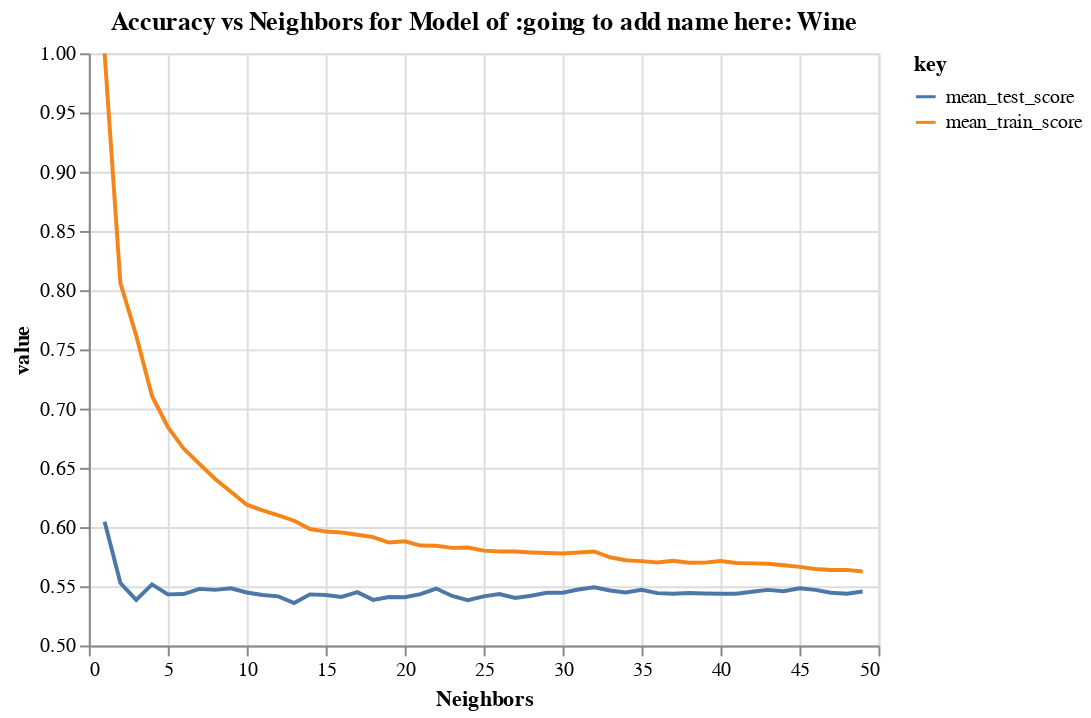

The notebook cell this image was saved under:
### Code cell
plots[1]

### Figure 1 — Vega-Lite specification as saved in the notebook (floating-point values rounded to 4 significant figures)
{"config": {"view": {"continuousWidth": 400, "continuousHeight": 300}}, "data": {"name": "data-f181c9c6eb65962f9d4b360453f9c208"}, "mark": "line", "encoding": {"color": {"field": "key", "type": "nominal"}, "x": {"field": "param_n_neighbors", "scale": {"zero": false}, "title": "Neighbors", "type": "quantitative"}, "y": {"field": "value", "scale": {"zero": false}, "type": "quantitative"}}, "title": "Accuracy vs Neighbors for Model of :going to add name here: Wine", "transform": [{"fold": ["mean_test_score", "mean_train_score"]}], "$schema": "https://vega.github.io/schema/vega-lite/v4.17.0.json", "datasets": {"data-f181c9c6eb65962f9d4b360453f9c208": [{"mean_fit_time": 0.004054, "std_fit_time": 0.0004113, "mean_score_time": 0.05668, "std_score_time": 0.003209, "param_n_neighbors": 1, "params": {"n_neighbors": 1}, "split0_test_score": 0.6095, "split1_test_score": 0.5946, "split2_test_score": 0.6068, "split3_test_score": 0.6104, "split4_test_score": 0.6008, "mean_test_score": 0.6044, "std_test_score": 0.005953, "rank_test_score": 1, "split0_train_score": 1.0, "split1_train_score": 1.0, "split2_train_score": 1.0, "split3_train_score": 1.0, "split4_train_score": 1.0, "mean_train_score": 1.0, "std_train_score": 0.0}, {"mean_fit_time": 0.003944, "std_fit_time": 0.0004211, "mean_score_time": 0.06995, "std_score_time": 0.01302, "param_n_neighbors": 2, "params": {"n_neighbors": 2}, "split0_test_score": 0.5456, "split1_test_score": 0.5633, "split2_test_score": 0.5442, "split3_test_score": 0.5599, "split4_test_score": 0.5504, "mean_test_score": 0.5527, "std_test_score": 0.007643, "rank_test_score": 2, "split0_train_score": 0.8019, "split1_train_score": 0.8128, "split2_train_score": 0.8074, "split3_train_score": 0.802, "split4_train_score": 0.8061, "mean_train_score": 0.806, "std_train_score": 0.004025}, {"mean_fit_time": 0.003893, "std_fit_time": 0.0002518, "mean_score_time": 0.07516, "std_score_time": 0.01558, "param_n_neighbors": 3, "params": {"n_neighbors": 3}, "split0_test_score": 0.5293, "split1_test_score": 0.5279, "split2_test_score": 0.5347, "split3_test_score": 0.5668, "split4_test_score": 0.5341, "mean_test_score": 0.5385, "std_test_score": 0.01436, "rank_test_score": 46, "split0_train_score": 0.7573, "split1_train_score": 0.7658, "split2_train_score": 0.7641, "split3_train_score": 0.7571, "split4_train_score": 0.7645, "mean_train_score": 0.7618, "std_train_score": 0.003787}, {"mean_fit_time": 0.004233, "std_fit_time": 0.0003451, "mean_score_time": 0.07785, "std_score_time": 0.005812, "param_n_neighbors": 4, "params": {"n_neighbors": 4}, "split0_test_score": 0.5537, "split1_test_score": 0.551, "split2_test_score": 0.5565, "split3_test_score": 0.5545, "split4_test_score": 0.5422, "mean_test_score": 0.5516, "std_test_score": 0.004993, "rank_test_score": 3, "split0_train_score": 0.6981, "split1_train_score": 0.7199, "split2_train_score": 0.7124, "split3_train_score": 0.707, "split4_train_score": 0.7159, "mean_train_score": 0.7107, "std_train_score": 0.007567}, {"mean_fit_time": 0.003869, "std_fit_time": 0.0001627, "mean_score_time": 0.0739, "std_score_time": 0.00346, "param_n_neighbors": 5, "params": {"n_neighbors": 5}, "split0_test_score": 0.5469, "split1_test_score": 0.5197, "split2_test_score": 0.5551, "split3_test_score": 0.5518, "split4_test_score": 0.5422, "mean_test_score": 0.5432, "std_test_score": 0.0125, "rank_test_score": 35, "split0_train_score": 0.6797, "split1_train_score": 0.6896, "split2_train_score": 0.6862, "split3_train_score": 0.6795, "split4_train_score": 0.688, "mean_train_score": 0.6846, "std_train_score": 0.004216}, {"mean_fit_time": 0.003967, "std_fit_time": 0.0002849, "mean_score_time": 0.08319, "std_score_time": 0.01861, "param_n_neighbors": 6, "params": {"n_neighbors": 6}, "split0_test_score": 0.5469, "split1_test_score": 0.5224, "split2_test_score": 0.5605, "split3_test_score": 0.5599, "split4_test_score": 0.5272, "mean_test_score": 0.5434, "std_test_score": 0.016, "rank_test_score": 31, "split0_train_score": 0.6709, "split1_train_score": 0.6634, "split2_train_score": 0.6661, "split3_train_score": 0.6635, "split4_train_score": 0.6676, "mean_train_score": 0.6663, "std_train_score": 0.00279}, {"mean_fit_time": 0.00497, "std_fit_time": 0.002078, "mean_score_time": 0.1009, "std_score_time": 0.039, "param_n_neighbors": 7, "params": {"n_neighbors": 7}, "split0_test_score": 0.5551, "split1_test_score": 0.5238, "split2_test_score": 0.5537, "split3_test_score": 0.5749, "split4_test_score": 0.5313, "mean_test_score": 0.5478, "std_test_score": 0.01828, "rank_test_score": 8, "split0_train_score": 0.6607, "split1_train_score": 0.6501, "split2_train_score": 0.6562, "split3_train_score": 0.6523, "split4_train_score": 0.6475, "mean_train_score": 0.6533, "std_train_score": 0.004639}, {"mean_fit_time": 0.00405, "std_fit_time": 0.0003337, "mean_score_time": 0.07789, "std_score_time": 0.004853, "param_n_neighbors": 8, "params": {"n_neighbors": 8}, "split0_test_score": 0.5537, "split1_test_score": 0.5347, "split2_test_score": 0.5592, "split3_test_score": 0.5463, "split4_test_score": 0.5409, "mean_test_score": 0.547, "std_test_score": 0.008756, "rank_test_score": 12, "split0_train_score": 0.6368, "split1_train_score": 0.6382, "split2_train_score": 0.6481, "split3_train_score": 0.6417, "split4_train_score": 0.6383, "mean_train_score": 0.6406, "std_train_score": 0.004054}, {"mean_fit_time": 0.005664, "std_fit_time": 0.002948, "mean_score_time": 0.1101, "std_score_time": 0.05684, "param_n_neighbors": 9, "params": {"n_neighbors": 9}, "split0_test_score": 0.5374, "split1_test_score": 0.5279, "split2_test_score": 0.5592, "split3_test_score": 0.5668, "split4_test_score": 0.5504, "mean_test_score": 0.5483, "std_test_score": 0.01413, "rank_test_score": 5, "split0_train_score": 0.6382, "split1_train_score": 0.6266, "split2_train_score": 0.6276, "split3_train_score": 0.6237, "split4_train_score": 0.6332, "mean_train_score": 0.6299, "std_train_score": 0.005181}, {"mean_fit_time": 0.003988, "std_fit_time": 0.0002475, "mean_score_time": 0.07791, "std_score_time": 0.003434, "param_n_neighbors": 10, "params": {"n_neighbors": 10}, "split0_test_score": 0.5429, "split1_test_score": 0.5347, "split2_test_score": 0.5429, "split3_test_score": 0.5477, "split4_test_score": 0.5559, "mean_test_score": 0.5448, "std_test_score": 0.006932, "rank_test_score": 19, "split0_train_score": 0.6222, "split1_train_score": 0.6208, "split2_train_score": 0.6133, "split3_train_score": 0.6169, "split4_train_score": 0.6213, "mean_train_score": 0.6189, "std_train_score": 0.003326}, {"mean_fit_time": 0.003805, "std_fit_time": 5.567e-05, "mean_score_time": 0.08069, "std_score_time": 0.01045, "param_n_neighbors": 11, "params": {"n_neighbors": 11}, "split0_test_score": 0.5401, "split1_test_score": 0.5252, "split2_test_score": 0.5578, "split3_test_score": 0.5368, "split4_test_score": 0.5531, "mean_test_score": 0.5426, "std_test_score": 0.01172, "rank_test_score": 37, "split0_train_score": 0.6147, "split1_train_score": 0.6133, "split2_train_score": 0.6161, "split3_train_score": 0.6114, "split4_train_score": 0.6145, "mean_train_score": 0.614, "std_train_score": 0.001551}, {"mean_fit_time": 0.004219, "std_fit_time": 0.00027, "mean_score_time": 0.08724, "std_score_time": 0.01157, "param_n_neighbors": 12, "params": {"n_neighbors": 12}, "split0_test_score": 0.5565, "split1_test_score": 0.5252, "split2_test_score": 0.5551, "split3_test_score": 0.5259, "split4_test_score": 0.545, "mean_test_score": 0.5415, "std_test_score": 0.01365, "rank_test_score": 41, "split0_train_score": 0.6076, "split1_train_score": 0.6076, "split2_train_score": 0.6167, "split3_train_score": 0.6114, "split4_train_score": 0.6063, "mean_train_score": 0.6099, "std_train_score": 0.00382}, {"mean_fit_time": 0.005818, "std_fit_time": 0.002967, "mean_score_time": 0.1138, "std_score_time": 0.06711, "param_n_neighbors": 13, "params": {"n_neighbors": 13}, "split0_test_score": 0.532, "split1_test_score": 0.5224, "split2_test_score": 0.5483, "split3_test_score": 0.5381, "split4_test_score": 0.5381, "mean_test_score": 0.5358, "std_test_score": 0.008487, "rank_test_score": 49, "split0_train_score": 0.6001, "split1_train_score": 0.6082, "split2_train_score": 0.6093, "split3_train_score": 0.6111, "split4_train_score": 0.5982, "mean_train_score": 0.6054, "std_train_score": 0.005218}, {"mean_fit_time": 0.004102, "std_fit_time": 0.000325, "mean_score_time": 0.07927, "std_score_time": 0.002362, "param_n_neighbors": 14, "params": {"n_neighbors": 14}, "split0_test_score": 0.5347, "split1_test_score": 0.5265, "split2_test_score": 0.5524, "split3_test_score": 0.5518, "split4_test_score": 0.5504, "mean_test_score": 0.5432, "std_test_score": 0.01058, "rank_test_score": 34, "split0_train_score": 0.6018, "split1_train_score": 0.599, "split2_train_score": 0.5973, "split3_train_score": 0.6009, "split4_train_score": 0.5927, "mean_train_score": 0.5984, "std_train_score": 0.003204}, {"mean_fit_time": 0.003894, "std_fit_time": 0.0001899, "mean_score_time": 0.07811, "std_score_time": 0.003121, "param_n_neighbors": 15, "params": {"n_neighbors": 15}, "split0_test_score": 0.5429, "split1_test_score": 0.5156, "split2_test_score": 0.5605, "split3_test_score": 0.549, "split4_test_score": 0.545, "mean_test_score": 0.5426, "std_test_score": 0.0148, "rank_test_score": 36, "split0_train_score": 0.5936, "split1_train_score": 0.6014, "split2_train_score": 0.5939, "split3_train_score": 0.5995, "split4_train_score": 0.5924, "mean_train_score": 0.5962, "std_train_score": 0.003601}, {"mean_fit_time": 0.003721, "std_fit_time": 7.871e-05, "mean_score_time": 0.07903, "std_score_time": 0.001064, "param_n_neighbors": 16, "params": {"n_neighbors": 16}, "split0_test_score": 0.5306, "split1_test_score": 0.5156, "split2_test_score": 0.566, "split3_test_score": 0.5463, "split4_test_score": 0.5463, "mean_test_score": 0.541, "std_test_score": 0.01692, "rank_test_score": 42, "split0_train_score": 0.5912, "split1_train_score": 0.6025, "split2_train_score": 0.5926, "split3_train_score": 0.5961, "split4_train_score": 0.5944, "mean_train_score": 0.5954, "std_train_score": 0.003915}, {"mean_fit_time": 0.003981, "std_fit_time": 0.0003311, "mean_score_time": 0.07955, "std_score_time": 0.00225, "param_n_neighbors": 17, "params": {"n_neighbors": 17}, "split0_test_score": 0.5306, "split1_test_score": 0.5197, "split2_test_score": 0.5714, "split3_test_score": 0.5572, "split4_test_score": 0.5463, "mean_test_score": 0.5451, "std_test_score": 0.01841, "rank_test_score": 18, "split0_train_score": 0.5899, "split1_train_score": 0.5994, "split2_train_score": 0.599, "split3_train_score": 0.5846, "split4_train_score": 0.5948, "mean_train_score": 0.5935, "std_train_score": 0.005663}, {"mean_fit_time": 0.003764, "std_fit_time": 9.817e-05, "mean_score_time": 0.07924, "std_score_time": 0.001695, "param_n_neighbors": 18, "params": {"n_neighbors": 18}, "split0_test_score": 0.5252, "split1_test_score": 0.5224, "split2_test_score": 0.5592, "split3_test_score": 0.5463, "split4_test_score": 0.5395, "mean_test_score": 0.5385, "std_test_score": 0.0136, "rank_test_score": 47, "split0_train_score": 0.5895, "split1_train_score": 0.6007, "split2_train_score": 0.5956, "split3_train_score": 0.5839, "split4_train_score": 0.588, "mean_train_score": 0.5915, "std_train_score": 0.005956}, {"mean_fit_time": 0.003994, "std_fit_time": 0.0003216, "mean_score_time": 0.08231, "std_score_time": 0.00468, "param_n_neighbors": 19, "params": {"n_neighbors": 19}, "split0_test_score": 0.5265, "split1_test_score": 0.5347, "split2_test_score": 0.5633, "split3_test_score": 0.545, "split4_test_score": 0.5354, "mean_test_score": 0.541, "std_test_score": 0.01258, "rank_test_score": 43, "split0_train_score": 0.5858, "split1_train_score": 0.5963, "split2_train_score": 0.5936, "split3_train_score": 0.5812, "split4_train_score": 0.5777, "mean_train_score": 0.5869, "std_train_score": 0.007097}, {"mean_fit_time": 0.003844, "std_fit_time": 0.0001424, "mean_score_time": 0.08239, "std_score_time": 0.004668, "param_n_neighbors": 20, "params": {"n_neighbors": 20}, "split0_test_score": 0.5197, "split1_test_score": 0.5347, "split2_test_score": 0.5592, "split3_test_score": 0.5599, "split4_test_score": 0.53, "mean_test_score": 0.5407, "std_test_score": 0.01614, "rank_test_score": 44, "split0_train_score": 0.5882, "split1_train_score": 0.5953, "split2_train_score": 0.5919, "split3_train_score": 0.5825, "split4_train_score": 0.5818, "mean_train_score": 0.5879, "std_train_score": 0.005229}, {"mean_fit_time": 0.003813, "std_fit_time": 0.0001085, "mean_score_time": 0.08047, "std_score_time": 0.002593, "param_n_neighbors": 21, "params": {"n_neighbors": 21}, "split0_test_score": 0.532, "split1_test_score": 0.5388, "split2_test_score": 0.5633, "split3_test_score": 0.5559, "split4_test_score": 0.5272, "mean_test_score": 0.5434, "std_test_score": 0.01388, "rank_test_score": 32, "split0_train_score": 0.5844, "split1_train_score": 0.595, "split2_train_score": 0.5865, "split3_train_score": 0.5798, "split4_train_score": 0.5764, "mean_train_score": 0.5844, "std_train_score": 0.006344}, {"mean_fit_time": 0.004306, "std_fit_time": 0.0002741, "mean_score_time": 0.1313, "std_score_time": 0.08682, "param_n_neighbors": 22, "params": {"n_neighbors": 22}, "split0_test_score": 0.5469, "split1_test_score": 0.5456, "split2_test_score": 0.5646, "split3_test_score": 0.564, "split4_test_score": 0.5191, "mean_test_score": 0.548, "std_test_score": 0.0166, "rank_test_score": 7, "split0_train_score": 0.5803, "split1_train_score": 0.5922, "split2_train_score": 0.5851, "split3_train_score": 0.5805, "split4_train_score": 0.5832, "mean_train_score": 0.5843, "std_train_score": 0.004367}, {"mean_fit_time": 0.003709, "std_fit_time": 0.0001036, "mean_score_time": 0.08141, "std_score_time": 0.002169, "param_n_neighbors": 23, "params": {"n_neighbors": 23}, "split0_test_score": 0.5388, "split1_test_score": 0.5333, "split2_test_score": 0.5619, "split3_test_score": 0.5559, "split4_test_score": 0.5191, "mean_test_score": 0.5418, "std_test_score": 0.01549, "rank_test_score": 39, "split0_train_score": 0.581, "split1_train_score": 0.5912, "split2_train_score": 0.5807, "split3_train_score": 0.5784, "split4_train_score": 0.5808, "mean_train_score": 0.5824, "std_train_score": 0.004495}, {"mean_fit_time": 0.004197, "std_fit_time": 0.0003098, "mean_score_time": 0.09303, "std_score_time": 0.01785, "param_n_neighbors": 24, "params": {"n_neighbors": 24}, "split0_test_score": 0.5361, "split1_test_score": 0.5361, "split2_test_score": 0.5592, "split3_test_score": 0.5463, "split4_test_score": 0.5136, "mean_test_score": 0.5382, "std_test_score": 0.01496, "rank_test_score": 48, "split0_train_score": 0.5776, "split1_train_score": 0.5909, "split2_train_score": 0.582, "split3_train_score": 0.5777, "split4_train_score": 0.5856, "mean_train_score": 0.5828, "std_train_score": 0.005021}, {"mean_fit_time": 0.006188, "std_fit_time": 0.003165, "mean_score_time": 0.1359, "std_score_time": 0.06993, "param_n_neighbors": 25, "params": {"n_neighbors": 25}, "split0_test_score": 0.5388, "split1_test_score": 0.5401, "split2_test_score": 0.5565, "split3_test_score": 0.5531, "split4_test_score": 0.5191, "mean_test_score": 0.5415, "std_test_score": 0.0132, "rank_test_score": 40, "split0_train_score": 0.5756, "split1_train_score": 0.5878, "split2_train_score": 0.5773, "split3_train_score": 0.5788, "split4_train_score": 0.5812, "mean_train_score": 0.5801, "std_train_score": 0.004267}, {"mean_fit_time": 0.004164, "std_fit_time": 0.0003095, "mean_score_time": 0.09527, "std_score_time": 0.01937, "param_n_neighbors": 26, "params": {"n_neighbors": 26}, "split0_test_score": 0.5388, "split1_test_score": 0.5374, "split2_test_score": 0.566, "split3_test_score": 0.5463, "split4_test_score": 0.5286, "mean_test_score": 0.5434, "std_test_score": 0.01261, "rank_test_score": 33, "split0_train_score": 0.5715, "split1_train_score": 0.5827, "split2_train_score": 0.5803, "split3_train_score": 0.5777, "split4_train_score": 0.5846, "mean_train_score": 0.5794, "std_train_score": 0.004557}, {"mean_fit_time": 0.004067, "std_fit_time": 0.0002945, "mean_score_time": 0.08323, "std_score_time": 0.002961, "param_n_neighbors": 27, "params": {"n_neighbors": 27}, "split0_test_score": 0.5388, "split1_test_score": 0.532, "split2_test_score": 0.551, "split3_test_score": 0.545, "split4_test_score": 0.5341, "mean_test_score": 0.5402, "std_test_score": 0.00703, "rank_test_score": 45, "split0_train_score": 0.5786, "split1_train_score": 0.5837, "split2_train_score": 0.5766, "split3_train_score": 0.5743, "split4_train_score": 0.5832, "mean_train_score": 0.5793, "std_train_score": 0.003665}, {"mean_fit_time": 0.004017, "std_fit_time": 0.0001524, "mean_score_time": 0.08349, "std_score_time": 0.002209, "param_n_neighbors": 28, "params": {"n_neighbors": 28}, "split0_test_score": 0.5347, "split1_test_score": 0.5361, "split2_test_score": 0.5605, "split3_test_score": 0.549, "split4_test_score": 0.53, "mean_test_score": 0.5421, "std_test_score": 0.0112, "rank_test_score": 38, "split0_train_score": 0.5776, "split1_train_score": 0.5848, "split2_train_score": 0.5718, "split3_train_score": 0.5757, "split4_train_score": 0.5829, "mean_train_score": 0.5785, "std_train_score": 0.004717}, {"mean_fit_time": 0.003788, "std_fit_time": 0.0001086, "mean_score_time": 0.08334, "std_score_time": 0.001992, "param_n_neighbors": 29, "params": {"n_neighbors": 29}, "split0_test_score": 0.5374, "split1_test_score": 0.5429, "split2_test_score": 0.5619, "split3_test_score": 0.5436, "split4_test_score": 0.5368, "mean_test_score": 0.5445, "std_test_score": 0.009123, "rank_test_score": 22, "split0_train_score": 0.5783, "split1_train_score": 0.579, "split2_train_score": 0.5711, "split3_train_score": 0.5774, "split4_train_score": 0.5846, "mean_train_score": 0.5781, "std_train_score": 0.004275}, {"mean_fit_time": 0.005005, "std_fit_time": 0.002199, "mean_score_time": 0.1106, "std_score_time": 0.04979, "param_n_neighbors": 30, "params": {"n_neighbors": 30}, "split0_test_score": 0.532, "split1_test_score": 0.5442, "split2_test_score": 0.5673, "split3_test_score": 0.545, "split4_test_score": 0.5341, "mean_test_score": 0.5445, "std_test_score": 0.01256, "rank_test_score": 23, "split0_train_score": 0.5793, "split1_train_score": 0.5759, "split2_train_score": 0.5742, "split3_train_score": 0.5771, "split4_train_score": 0.5822, "mean_train_score": 0.5777, "std_train_score": 0.002773}, {"mean_fit_time": 0.004014, "std_fit_time": 0.0003935, "mean_score_time": 0.09099, "std_score_time": 0.01362, "param_n_neighbors": 31, "params": {"n_neighbors": 31}, "split0_test_score": 0.5429, "split1_test_score": 0.5497, "split2_test_score": 0.5646, "split3_test_score": 0.5463, "split4_test_score": 0.5327, "mean_test_score": 0.5472, "std_test_score": 0.01039, "rank_test_score": 9, "split0_train_score": 0.5786, "split1_train_score": 0.5773, "split2_train_score": 0.5776, "split3_train_score": 0.5791, "split4_train_score": 0.5798, "mean_train_score": 0.5785, "std_train_score": 0.0009357}, {"mean_fit_time": 0.00377, "std_fit_time": 0.0001189, "mean_score_time": 0.08475, "std_score_time": 0.003052, "param_n_neighbors": 32, "params": {"n_neighbors": 32}, "split0_test_score": 0.5429, "split1_test_score": 0.5497, "split2_test_score": 0.5673, "split3_test_score": 0.5599, "split4_test_score": 0.5259, "mean_test_score": 0.5491, "std_test_score": 0.01434, "rank_test_score": 4, "split0_train_score": 0.5776, "split1_train_score": 0.5786, "split2_train_score": 0.5793, "split3_train_score": 0.5784, "split4_train_score": 0.5832, "mean_train_score": 0.5794, "std_train_score": 0.001957}, {"mean_fit_time": 0.003939, "std_fit_time": 0.0003204, "mean_score_time": 0.09543, "std_score_time": 0.01732, "param_n_neighbors": 33, "params": {"n_neighbors": 33}, "split0_test_score": 0.5374, "split1_test_score": 0.551, "split2_test_score": 0.5592, "split3_test_score": 0.5504, "split4_test_score": 0.5341, "mean_test_score": 0.5464, "std_test_score": 0.009315, "rank_test_score": 14, "split0_train_score": 0.5711, "split1_train_score": 0.5722, "split2_train_score": 0.5796, "split3_train_score": 0.576, "split4_train_score": 0.5733, "mean_train_score": 0.5745, "std_train_score": 0.003067}, {"mean_fit_time": 0.003807, "std_fit_time": 9.383e-05, "mean_score_time": 0.08485, "std_score_time": 0.001957, "param_n_neighbors": 34, "params": {"n_neighbors": 34}, "split0_test_score": 0.5361, "split1_test_score": 0.5442, "split2_test_score": 0.5578, "split3_test_score": 0.5518, "split4_test_score": 0.5341, "mean_test_score": 0.5448, "std_test_score": 0.009059, "rank_test_score": 20, "split0_train_score": 0.5722, "split1_train_score": 0.5688, "split2_train_score": 0.5735, "split3_train_score": 0.5747, "split4_train_score": 0.5709, "mean_train_score": 0.572, "std_train_score": 0.002059}, {"mean_fit_time": 0.004176, "std_fit_time": 0.000204, "mean_score_time": 0.0884, "std_score_time": 0.002897, "param_n_neighbors": 35, "params": {"n_neighbors": 35}, "split0_test_score": 0.5415, "split1_test_score": 0.5456, "split2_test_score": 0.5619, "split3_test_score": 0.5545, "split4_test_score": 0.5313, "mean_test_score": 0.547, "std_test_score": 0.01055, "rank_test_score": 13, "split0_train_score": 0.5722, "split1_train_score": 0.5657, "split2_train_score": 0.5739, "split3_train_score": 0.5713, "split4_train_score": 0.5733, "mean_train_score": 0.5713, "std_train_score": 0.002927}, {"mean_fit_time": 0.003957, "std_fit_time": 0.000186, "mean_score_time": 0.08645, "std_score_time": 0.00396, "param_n_neighbors": 36, "params": {"n_neighbors": 36}, "split0_test_score": 0.5442, "split1_test_score": 0.532, "split2_test_score": 0.5619, "split3_test_score": 0.5559, "split4_test_score": 0.5272, "mean_test_score": 0.5442, "std_test_score": 0.01331, "rank_test_score": 25, "split0_train_score": 0.5698, "split1_train_score": 0.5688, "split2_train_score": 0.5698, "split3_train_score": 0.5696, "split4_train_score": 0.5723, "mean_train_score": 0.57, "std_train_score": 0.001194}, {"mean_fit_time": 0.003753, "std_fit_time": 0.0001801, "mean_score_time": 0.0853, "std_score_time": 0.005826, "param_n_neighbors": 37, "params": {"n_neighbors": 37}, "split0_test_score": 0.5374, "split1_test_score": 0.5347, "split2_test_score": 0.5524, "split3_test_score": 0.564, "split4_test_score": 0.53, "mean_test_score": 0.5437, "std_test_score": 0.01263, "rank_test_score": 27, "split0_train_score": 0.5701, "split1_train_score": 0.565, "split2_train_score": 0.5759, "split3_train_score": 0.5743, "split4_train_score": 0.5726, "mean_train_score": 0.5716, "std_train_score": 0.003815}, {"mean_fit_time": 0.004942, "std_fit_time": 0.002121, "mean_score_time": 0.1099, "std_score_time": 0.03863, "param_n_neighbors": 38, "params": {"n_neighbors": 38}, "split0_test_score": 0.5415, "split1_test_score": 0.5306, "split2_test_score": 0.5578, "split3_test_score": 0.5627, "split4_test_score": 0.5286, "mean_test_score": 0.5442, "std_test_score": 0.01387, "rank_test_score": 24, "split0_train_score": 0.5705, "split1_train_score": 0.5677, "split2_train_score": 0.5711, "split3_train_score": 0.5669, "split4_train_score": 0.573, "mean_train_score": 0.5698, "std_train_score": 0.002248}, {"mean_fit_time": 0.00407, "std_fit_time": 0.0001712, "mean_score_time": 0.08536, "std_score_time": 0.002001, "param_n_neighbors": 39, "params": {"n_neighbors": 39}, "split0_test_score": 0.5415, "split1_test_score": 0.5374, "split2_test_score": 0.5565, "split3_test_score": 0.5586, "split4_test_score": 0.5259, "mean_test_score": 0.544, "std_test_score": 0.01221, "rank_test_score": 26, "split0_train_score": 0.5691, "split1_train_score": 0.5664, "split2_train_score": 0.5691, "split3_train_score": 0.5726, "split4_train_score": 0.5726, "mean_train_score": 0.57, "std_train_score": 0.002399}, {"mean_fit_time": 0.003902, "std_fit_time": 0.0003938, "mean_score_time": 0.08972, "std_score_time": 0.008118, "param_n_neighbors": 40, "params": {"n_neighbors": 40}, "split0_test_score": 0.5429, "split1_test_score": 0.5347, "split2_test_score": 0.5592, "split3_test_score": 0.5545, "split4_test_score": 0.5272, "mean_test_score": 0.5437, "std_test_score": 0.01191, "rank_test_score": 30, "split0_train_score": 0.5684, "split1_train_score": 0.5698, "split2_train_score": 0.5742, "split3_train_score": 0.5716, "split4_train_score": 0.573, "mean_train_score": 0.5714, "std_train_score": 0.002096}, {"mean_fit_time": 0.003937, "std_fit_time": 0.0001878, "mean_score_time": 0.08755, "std_score_time": 0.001745, "param_n_neighbors": 41, "params": {"n_neighbors": 41}, "split0_test_score": 0.5333, "split1_test_score": 0.5361, "split2_test_score": 0.5605, "split3_test_score": 0.5599, "split4_test_score": 0.5286, "mean_test_score": 0.5437, "std_test_score": 0.01372, "rank_test_score": 28, "split0_train_score": 0.566, "split1_train_score": 0.5722, "split2_train_score": 0.5722, "split3_train_score": 0.5652, "split4_train_score": 0.5726, "mean_train_score": 0.5696, "std_train_score": 0.003311}, {"mean_fit_time": 0.003849, "std_fit_time": 0.0001449, "mean_score_time": 0.08637, "std_score_time": 0.001888, "param_n_neighbors": 42, "params": {"n_neighbors": 42}, "split0_test_score": 0.532, "split1_test_score": 0.5347, "split2_test_score": 0.5578, "split3_test_score": 0.5668, "split4_test_score": 0.5354, "mean_test_score": 0.5453, "std_test_score": 0.01418, "rank_test_score": 17, "split0_train_score": 0.5681, "split1_train_score": 0.5701, "split2_train_score": 0.5708, "split3_train_score": 0.5672, "split4_train_score": 0.5706, "mean_train_score": 0.5694, "std_train_score": 0.001449}, {"mean_fit_time": 0.003764, "std_fit_time": 0.0001243, "mean_score_time": 0.08968, "std_score_time": 0.004346, "param_n_neighbors": 43, "params": {"n_neighbors": 43}, "split0_test_score": 0.5361, "split1_test_score": 0.5361, "split2_test_score": 0.5565, "split3_test_score": 0.5722, "split4_test_score": 0.5341, "mean_test_score": 0.547, "std_test_score": 0.01505, "rank_test_score": 10, "split0_train_score": 0.5698, "split1_train_score": 0.5688, "split2_train_score": 0.5749, "split3_train_score": 0.5669, "split4_train_score": 0.5645, "mean_train_score": 0.5689, "std_train_score": 0.003472}, {"mean_fit_time": 0.004051, "std_fit_time": 0.0003874, "mean_score_time": 0.09145, "std_score_time": 0.005212, "param_n_neighbors": 44, "params": {"n_neighbors": 44}, "split0_test_score": 0.5347, "split1_test_score": 0.5347, "split2_test_score": 0.5592, "split3_test_score": 0.564, "split4_test_score": 0.5368, "mean_test_score": 0.5459, "std_test_score": 0.01296, "rank_test_score": 15, "split0_train_score": 0.5647, "split1_train_score": 0.5694, "split2_train_score": 0.5708, "split3_train_score": 0.5679, "split4_train_score": 0.5658, "mean_train_score": 0.5677, "std_train_score": 0.002248}, {"mean_fit_time": 0.004513, "std_fit_time": 0.001682, "mean_score_time": 0.1054, "std_score_time": 0.03683, "param_n_neighbors": 45, "params": {"n_neighbors": 45}, "split0_test_score": 0.5497, "split1_test_score": 0.5293, "split2_test_score": 0.5619, "split3_test_score": 0.5613, "split4_test_score": 0.5395, "mean_test_score": 0.5483, "std_test_score": 0.01262, "rank_test_score": 6, "split0_train_score": 0.5674, "split1_train_score": 0.5681, "split2_train_score": 0.5688, "split3_train_score": 0.5645, "split4_train_score": 0.5631, "mean_train_score": 0.5664, "std_train_score": 0.002182}, {"mean_fit_time": 0.003852, "std_fit_time": 0.0001808, "mean_score_time": 0.08826, "std_score_time": 0.003065, "param_n_neighbors": 46, "params": {"n_neighbors": 46}, "split0_test_score": 0.5456, "split1_test_score": 0.5333, "split2_test_score": 0.5605, "split3_test_score": 0.5586, "split4_test_score": 0.5368, "mean_test_score": 0.547, "std_test_score": 0.01105, "rank_test_score": 11, "split0_train_score": 0.5636, "split1_train_score": 0.5613, "split2_train_score": 0.5701, "split3_train_score": 0.5597, "split4_train_score": 0.5679, "mean_train_score": 0.5645, "std_train_score": 0.003925}, {"mean_fit_time": 0.003807, "std_fit_time": 0.0001015, "mean_score_time": 0.09122, "std_score_time": 0.005606, "param_n_neighbors": 47, "params": {"n_neighbors": 47}, "split0_test_score": 0.5361, "split1_test_score": 0.532, "split2_test_score": 0.5578, "split3_test_score": 0.5599, "split4_test_score": 0.5368, "mean_test_score": 0.5445, "std_test_score": 0.01186, "rank_test_score": 21, "split0_train_score": 0.5674, "split1_train_score": 0.5609, "split2_train_score": 0.5674, "split3_train_score": 0.5607, "split4_train_score": 0.5621, "mean_train_score": 0.5637, "std_train_score": 0.003044}, {"mean_fit_time": 0.003797, "std_fit_time": 0.0001406, "mean_score_time": 0.0902, "std_score_time": 0.002341, "param_n_neighbors": 48, "params": {"n_neighbors": 48}, "split0_test_score": 0.5361, "split1_test_score": 0.5374, "split2_test_score": 0.5578, "split3_test_score": 0.5463, "split4_test_score": 0.5409, "mean_test_score": 0.5437, "std_test_score": 0.007903, "rank_test_score": 29, "split0_train_score": 0.5643, "split1_train_score": 0.5626, "split2_train_score": 0.5667, "split3_train_score": 0.5587, "split4_train_score": 0.5669, "mean_train_score": 0.5638, "std_train_score": 0.003019}, {"mean_fit_time": 0.003906, "std_fit_time": 0.0002528, "mean_score_time": 0.09746, "std_score_time": 0.01568, "param_n_neighbors": 49, "params": {"n_neighbors": 49}, "split0_test_score": 0.5524, "split1_test_score": 0.5361, "split2_test_score": 0.5565, "split3_test_score": 0.5504, "split4_test_score": 0.5327, "mean_test_score": 0.5456, "std_test_score": 0.009431, "rank_test_score": 16, "split0_train_score": 0.564, "split1_train_score": 0.563, "split2_train_score": 0.565, "split3_train_score": 0.5587, "split4_train_score": 0.5614, "mean_train_score": 0.5624, "std_train_score": 0.002208}]}}
